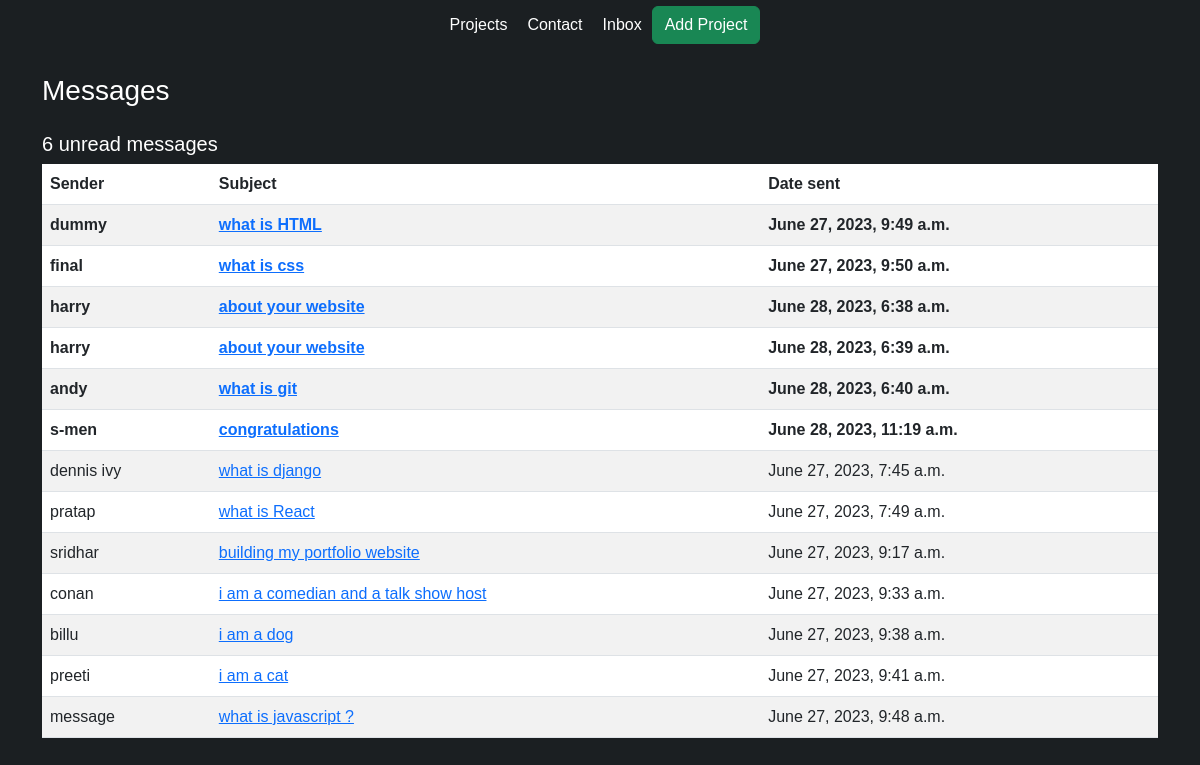
The page /inbox/ (signed in) on the database its author committed.
### base/models.py (models this page shows, shortened)
class Messages(models.Model):
    name = models.CharField(max_length=200, null=True)
    email = models.EmailField(max_length=200, null=True)
    subject = models.CharField(max_length=500, null=True)
    body = models.TextField()
    is_read = models.BooleanField(default=False)
    created = models.DateTimeField(auto_now_add=True)
    id = models.UUIDField(default=uuid.uuid4, unique=True, primary_key=True, editable=False)

### base/views.py (the view)
# urls.py: path('inbox/', views.inbox, name="inbox"),
def inbox(request):
    inbox = Messages.objects.all().order_by('is_read')
    unreadCount = Messages.objects.filter(is_read=False).count()
    context = {'inbox': inbox, 'unreadCount': unreadCount}
    return render(request, 'base/inbox.html', context)

### base/templates/base/inbox.html
{% extends 'base/index.html' %}
{% load static %}
{% block content %}
<div class="container">
<h3 class="my-4 text-white">Messages</h3>
<h5 class="text-white">{{unreadCount}} unread messages</h5>
<table class="table table-striped">
    <thead>
        <tr>
            <th>Sender</th>
            <th>Subject</th>
            <th>Date sent</th>
        </tr>
    </thead>
    <tbody>
        {% for message in inbox %}
        {% if message.is_read %}
        <tr>
            {% else %}
        <tr style="font-weight: 900;">
            {% endif %}
                <td>{{message.name}}</td>
                {% if request.user.is_authenticated %}
                    <td><a href="{% url 'message' message.id %}">{{message.subject}}</a></td>
                {% else %}
                <td><a href="">{{message.subject}}</a></td>
                {% endif %}
                <td>{{message.created}}</td>
            </tr>
        {% endfor %}
    </tbody>
</table>
</div>
{% endblock %}

### static/styles/main.css (style rules this page uses)
body { background-color: #1b1f22; font-family: sans-serif; }

### rows shown on the page
Messages: name "dummy", subject "what is HTML", created "June 27, 2023, 9:49 a.m."
Messages: name "final", subject "what is css", created "June 27, 2023, 9:50 a.m."
Messages: name "harry", subject "about your website", created "June 28, 2023, 6:38 a.m."
Messages: name "harry", subject "about your website", created "June 28, 2023, 6:39 a.m."
Messages: name "andy", subject "what is git", created "June 28, 2023, 6:40 a.m."
Messages: name "s-men", subject "congratulations", created "June 28, 2023, 11:19 a.m."
Messages: name "dennis ivy", subject "what is django", created "June 27, 2023, 7:45 a.m."
Messages: name "pratap", subject "what is React", created "June 27, 2023, 7:49 a.m."
Messages: name "sridhar", subject "building my portfolio website", created "June 27, 2023, 9:17 a.m."
Messages: name "conan", subject "i am a comedian and a talk show host", created "June 27, 2023, 9:33 a.m."
Messages: name "billu", subject "i am a dog", created "June 27, 2023, 9:38 a.m."
Messages: name "preeti", subject "i am a cat", created "June 27, 2023, 9:41 a.m."
Messages: name "message", subject "what is javascript ?", created "June 27, 2023, 9:48 a.m."

### other values the page prints
{{ unreadCount }} "6"
